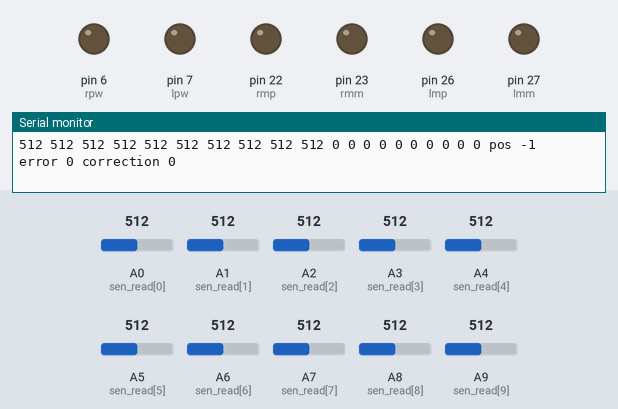
Simulated run of this sketch. Board: Arduino Mega 2560, built with avr-gcc and run on an emulated ATmega2560. Parts: output pins drawn as LEDs (lit = HIGH), the last lines printed to the serial monitor. Inputs (shaded band) come from the test bench; at power-on: A0 (sen_read[0]) = 512, A9 (sen_read[9]) = 512, A5 (sen_read[5]) = 512, A4 (sen_read[4]) = 512, A1 (sen_read[1]) = 512, A2 (sen_read[2]) = 512, A3 (sen_read[3]) = 512, A6 (sen_read[6]) = 512, A7 (sen_read[7]) = 512, A8 (sen_read[8]) = 512.

Above: at 1.2 s.
1.3 s: A0 (sen_read[0]) set to 490
At 2.0 s:
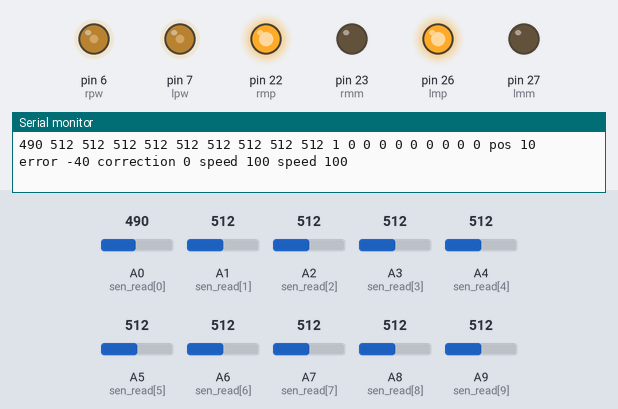
2.9 s: A9 (sen_read[9]) set to 484
At 3.11 s:
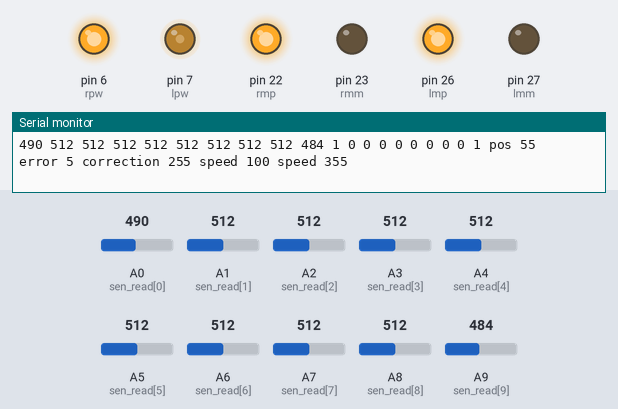
4.6 s: A5 (sen_read[5]) set to 482
At 4.81 s:
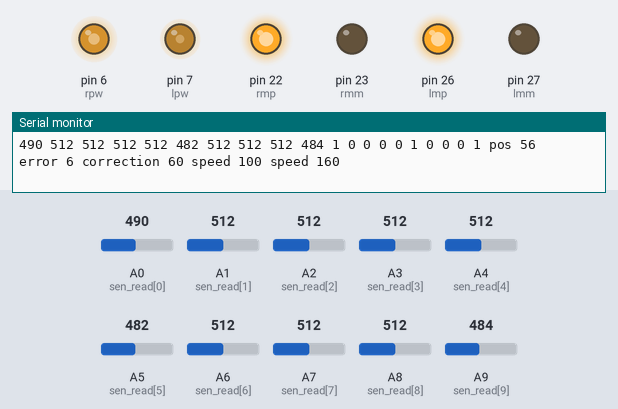
6.3 s: A4 (sen_read[4]) set to 490
At 6.51 s:
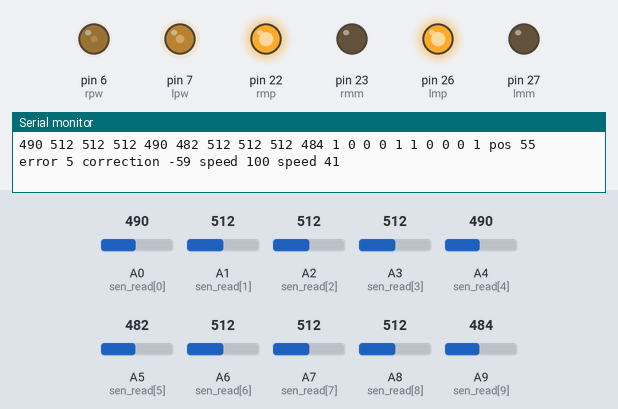
Timing chart, 0 to 9.3 s (numbered marks = the images above; inputs shaded):
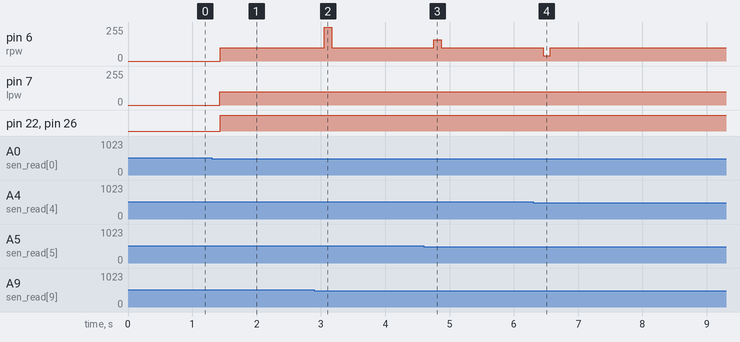

Measured:
- the behaviour switches between 501 and 500 on A0 (sen_read[0]) (found by bisection; images 0 and 1)
- the behaviour switches between 501 and 500 on A9 (sen_read[9]) (found by bisection; images 1 and 2)
- the behaviour switches between 501 and 500 on A5 (sen_read[5]) (found by bisection; images 2 and 3)
- after the input at 1.3 s, pin 6 (rpw): 0/255 → 100/255 after 0.14 s; pin 7 (lpw): 0/255 → 100/255 after 0.13 s; pin 22 (rmp): LOW → HIGH after 0.14 s; pin 26 (lmp): LOW → HIGH after 0.13 s
- after the input at 2.9 s, pin 6 (rpw): 100/255 → 255/255 after 0.15 s, → 100/255 0.11 s later
- after the input at 4.6 s, pin 6 (rpw): 100/255 → 160/255 after 0.16 s, → 100/255 0.11 s later
- after the input at 6.3 s, pin 6 (rpw): 100/255 → 41/255 after 0.16 s, → 100/255 0.11 s later

The sketch:

PID_Test_for_LFR.ino
```cpp
//By Shafayet
//For left side error= -ve
//For right side error= +ve
// 11111 000000 -1 -------


int sen_ana[10];               //storing sensor's analog value
int sen_dig[10];               //storing sensor's digital value
int ir=500;                   //comparative value for black surface
int sen_read[10]={A0,A1,A2,A3,A4,A5,A6,A7,A8,A9}; //analog pin
int pos;
int set_point=50;              //balance position of the bot
int error=0;                   //error position of the bot
int last_error=0;
int integral=0;
int derivative=0;

float kp=.01;
float ki=0;
float kd=60;

int correction=0;

//Motor Pin

int base_speeds=100;
int speeds;

//Motor Pin
#define rmp 22 //Right_Motor_Plus
#define rmm 23 //Might_Motor_Minus
#define rpw 6 //Might_motor_PWm

#define lmp 26 //Left_Motor_Plus
#define lmm 27 //Left_Motor_Minus
#define lpw 7 //Left_motor_PWm

//Functions

void right_motor_frw();
void right_motor_rev();
void right_motor_stop();

void left_motor_frw();
void left_motor_rev();
void left_motor_stop();

void forward();  //go straight
void backward(); //go back
void tleft();   //turn left
void tright();   //turn right

void pid();     //pid


void setup() {
  Serial.begin(9600);

  //Motor pinMode
  pinMode(rmp,OUTPUT);
  pinMode(rmm,OUTPUT);
  pinMode(rpw,OUTPUT);

  pinMode(lmp,OUTPUT);
  pinMode(lmm,OUTPUT);
  pinMode(lpw,OUTPUT);

}

void loop() {

  pid();

}

void pid()
{
  int i,j=10,sen_sum=0,sen_act=0;

  for(i=0;i<10;i++) //converting sensor's value from analog to digital
  {
    sen_ana[i]=analogRead(sen_read[i]);
    Serial.print(sen_ana[i]);
    Serial.print(" ");
  }

  for(i=0;i<10;i++) //converting sensor's value from analog to digital
  {
    sen_ana[i]=analogRead(sen_read[i]);
    if(sen_ana[i]>500)
    {
      sen_dig[i]=0;
    }
    else
    {
      sen_dig[i]=1;
    }
    Serial.print(sen_dig[i]);
    Serial.print(" ");
    sen_sum+=sen_dig[i]*j; //sensor sum for active sensors
    sen_act+=sen_dig[i]; //number of active sensors
    j+=10;
  } //analog to digital has been converted

  pos=sen_sum/sen_act; //position of the bot

  Serial.print("pos ");
  Serial.print(pos);
  Serial.print(" ");
  error=pos-set_point;
  if(error==-51)
  {
    error=0;
  }
  Serial.print("error ");
  Serial.print(error);
  Serial.print(" ");

  integral+=error;
  derivative=error-last_error;
  last_error=error;

  correction=kp*error+ki*integral+kd*derivative;

  if(correction>255)
  {
    correction=255;
  }
  if(correction<-255)
  {
    correction=-255;
  }

  Serial.print("correction ");
  Serial.print(correction);
  if(pos==-1)
  {
    speeds=0;
    breaks();
  }
  else if(error<0)
  {
    speeds=base_speeds-correction;
    Serial.print(" speed ");
    speeds=base_speeds; //Rem
    Serial.print(speeds);
    left_motor_frw();
    speeds=base_speeds;
    Serial.print(" speed ");
    Serial.print(speeds);
    right_motor_frw();

  }

  else if(error>0)
  {
    speeds=base_speeds;
    Serial.print(" speed ");
    Serial.print(speeds);
    left_motor_frw();
    speeds=base_speeds+correction;
    Serial.print(" speed ");
    Serial.print(speeds);
    right_motor_frw();

  }
  else if(error==0)
  {
    speeds=base_speeds;
    Serial.print(" speed ");
    Serial.print(speeds);
    forward();
  }
  else breaks;

  Serial.println("");
}

//#######################################


void right_motor_frw()
{
  digitalWrite(rmp,HIGH);
  digitalWrite(rmm,LOW);
  analogWrite(rpw,speeds);
}

void right_motor_rev()
{
  digitalWrite(rmp,LOW);
  digitalWrite(rmm,HIGH);
  analogWrite(rpw,speeds);
}

void right_motor_stop()
{
  digitalWrite(rmp,LOW);
  digitalWrite(rmm,LOW);
}

void left_motor_frw()
{
  digitalWrite(lmp,HIGH);
  digitalWrite(lmm,LOW);
  analogWrite(lpw,speeds);
}

void left_motor_rev()
{
  digitalWrite(lmp,LOW);
  digitalWrite(lmm,HIGH);
  analogWrite(lpw,speeds);
}

void left_motor_stop()
{
  digitalWrite(lmp,LOW);
  digitalWrite(lmm,LOW);
}

void forward() //go straight
{
  right_motor_frw();
  left_motor_frw();
}

void backward() //go back
{
  right_motor_rev();
  left_motor_rev();
}

void tright() //turn right
{
  right_motor_stop();
  left_motor_frw();
}

void tleft() //turn left
{
  right_motor_frw();
  left_motor_stop();
}

void breaks() //break
{
  right_motor_stop();
  left_motor_stop();
}
```
